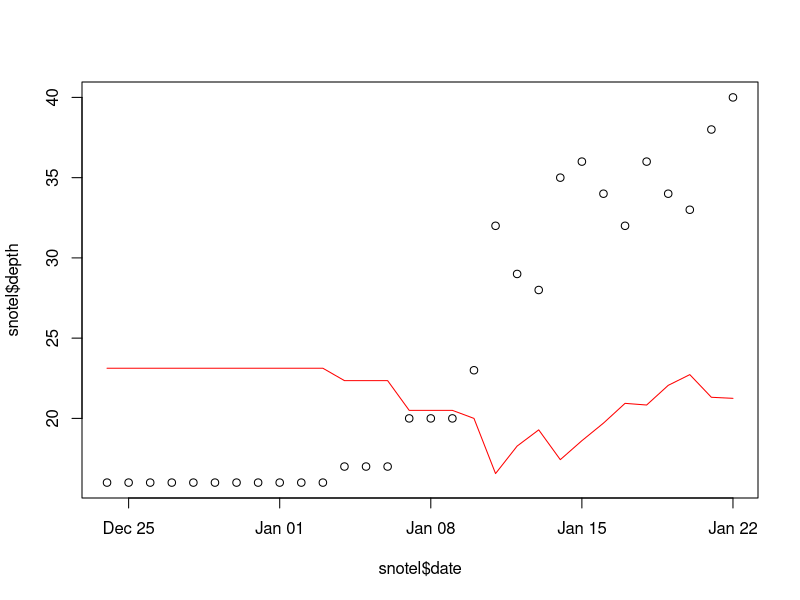
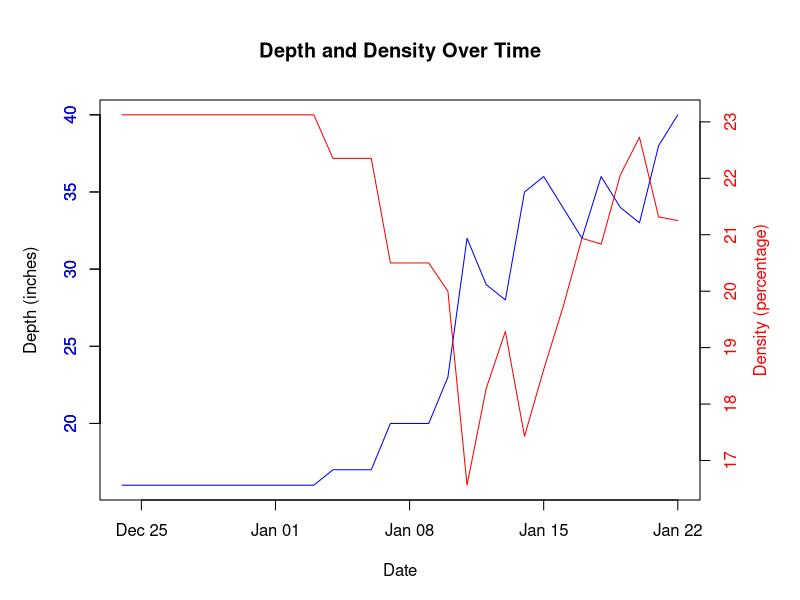
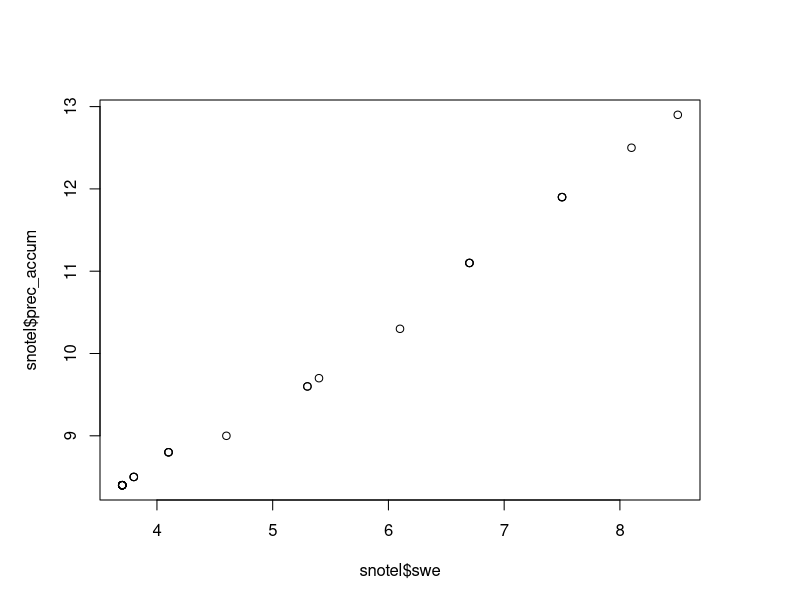
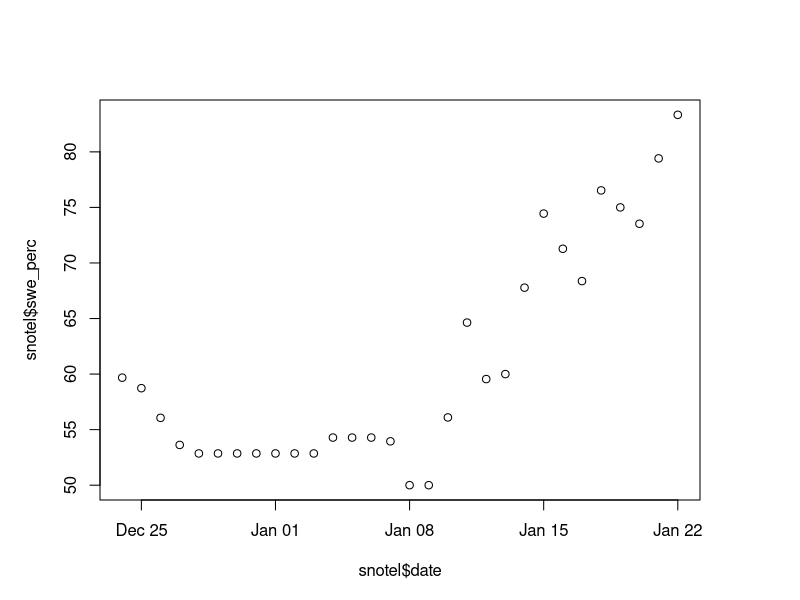
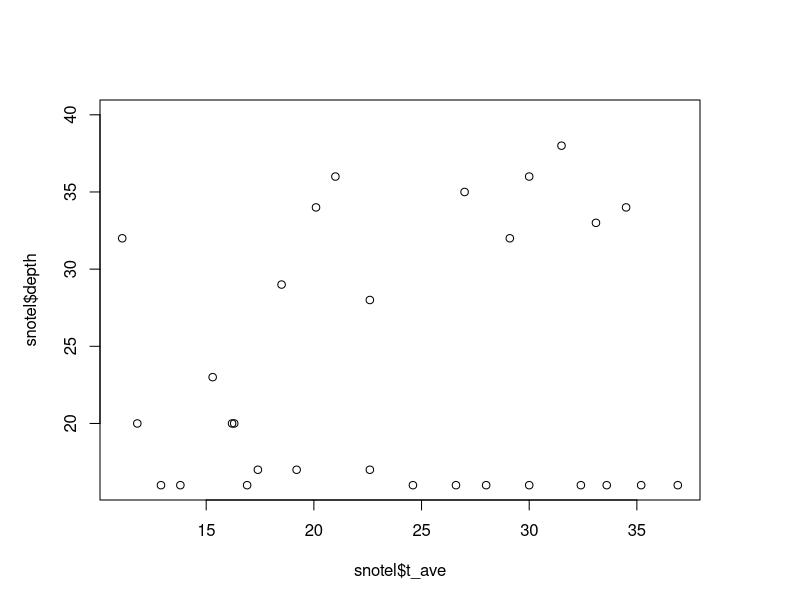
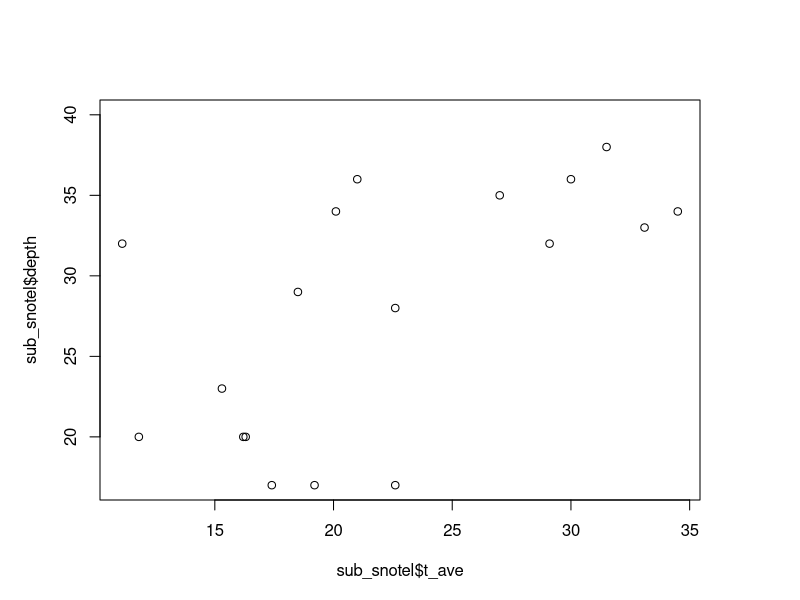
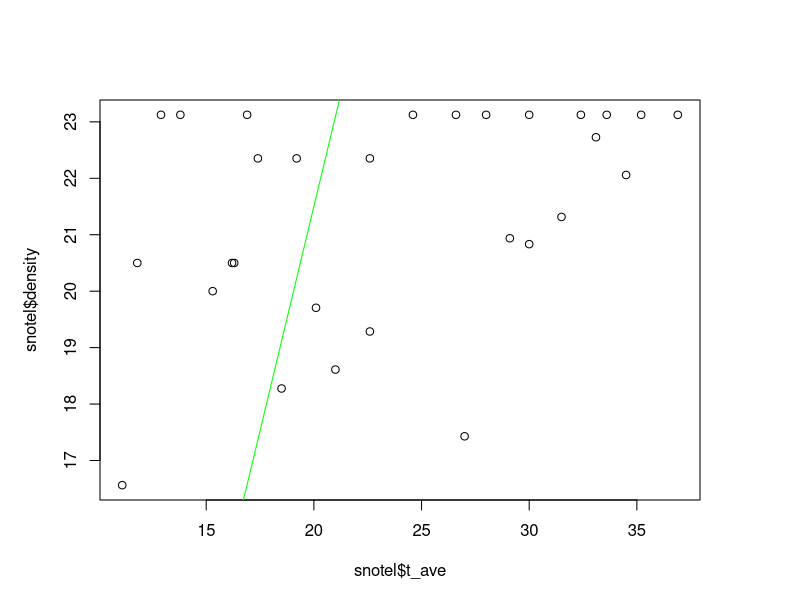

Generate these figures, in order, with R:
##### Part 1 #####
# 1. Data types and structures
  
# Find the number of days in the semester.
start_date <-  as.Date("01/08/2024",tryFormats = "%m/%d/%Y")
end_date <- as.Date("04/23/2024",tryFormats = "%m/%d/%Y")

time_frame <- end_date - start_date
print(time_frame)

#Extract all dates that fall on a Saturday and count the total number of Saturdays in the semester.
all_dates <- seq(start_date, end_date, by = "days")

# Extract all dates that fall on a Saturday
saturdays <- all_dates[weekdays(all_dates) == "Saturday"]

#Round up and assume that we meet from 1-4PM (3 hrs) each day for this class. Use the dates of the semester and these details to calculate the number of hours you will spend in this class this semester. (no need to consider holidays)

meeting_days <- all_dates[weekdays(all_dates) == "Tuesday" | weekdays(all_dates) == "Thursday"]

#This is how many hours we will meet throughout the semester
length(meeting_days) * 3

# emails
emails <- c("w2u9q0g7z6@outlook.com", "m7n4w6f1a0@outlook.com", "withspaces@gmail.com",  
              "n7y4h5k0t6@gmail.com", "@invalid", "e2m5h7q1z0@outlook.com", 
              "invalid@", "invalid@", "invalid@",
              "g2b1j5u7o8@outlook.com", "s1c8k0t6e7@gmail.com", "f9m1a4z8h6@outlook.com",
              "e8c5f3v6k9@yahoo.com", "missingdotgmail.com", "invalid@email",
              "b6g3f0y4d2@gmail.com", "k0p8i9s6o3@outlook.com", "s8t7g2k9o5@yahoo.com", 
              "a9i7y1w5q0@gmail.com", "r2g9y4l5i6@yahoo.com", "b7d4a5u0j2@outlook.com",
              "l0a7z9m6r1@outlook.com", "c4v2a7w6r1@yahoo.com", "x1s3d8y5c6@yahoo.com",
              "@invalid", "@invalid", "@invalid",
              "@invalid", "invalid@", "e3k9x2m8t4@gmail.com",
              "invalidemail", "k2a3b7l1n8@outlook.com", "d0a6q9u2z4@yahoo.com",
              "i0f2z8c5x1@outlook.com", "q4m0l5o6j2@outlook.com", "v5h9a4f1q0@outlook.com",
              "@invalid", "f0z3h5d1v2@gmail.com", "g7k0u3a5s6@gmail.com",
              "@invalid", "invalid@", "@invalid", 
              "@invalid", "n9t0h3e6i5@outlook.com", "l2k1r6z0g5@outlook.com",
              "f9d7u5e1n8@outlook.com", "n9o4s8a6b0@yahoo.com", "@invalid",
              "s1b8q5i9z2@gmail.com", "z7v3n1o0f9@outlook.com")

#creating new vector with emails that contain the @ sign
emails_with_at_sign <- emails[grep("@",emails)]

#using the @ sign vector and keeping only the emails with .com
valid_emails <- emails_with_at_sign[grep(".com",emails_with_at_sign)]

valid_emails

# phone numbers
phones <- c("(525) 692-8788", "(748) 654-2046", "(865) 970-8066", "(310) 472-4003", 
            "(689) 943-4206", "920.680.4936", "323.171.5088", "265.687.3906", 
            "316.674.1293", "389.240.9468", "562 322 3503", "140 627 7741", 
            "530 215 9943", "189 705 9565", "415 873 7128", "133-854-8126", 
            "615-508-4357", "112-407-4979", "168-377-4229", "994-188-6602",
            "123-456-789", "abc-123-4567", "123 45 6789", "1a2b3c4d5e", 
            "12345", "67890", "1234", "6789", "12345678903", "12345678901")

#cleaning up phone numbers
#removing hyphens
phones <- gsub("-","", phones)

#removing dots
phones <- gsub("\\.","",phones)

#removing parenthesis
phones <- gsub("[()]","",phones)

#removing spaces
phones <- gsub(" ","",phones)

#replacing any a,b,or c with 2
phones <- gsub("[abc]","2",phones)

#replacing any d,e,or f with 3
phones <- gsub("[def]","3",phones)

#replacing any g,h,or i with 4
phones <- gsub("[ghi]","4",phones)

#replacing any j,k or l with 5
phones <- gsub("[jkl]","5",phones)

#replacing any m,n,or o with 6
phones <- gsub("[mno]","6",phones)

#replacing any p,q,r,or s with 7
phones <- gsub("[pqrs]","7",phones)

#replacing any t,u,v with 8
phones <- gsub("[tuv]","8",phones)

#replacing any w,x,y,or z with 9
phones <- gsub("[wxyz]","9",phones)

#use nchar function which tells the number of characters for each element in the vector
character_lengths <- nchar(phones)

#subset to keep only elements with 10 characters
valid_phones <- phones[character_lengths == 10]

valid_phones

#adding underscores after the first 3 and the first 6 characters
valid_phones <- gsub("^(.{3})(.{3})", "\\1_\\2_", valid_phones)

valid_phones

#checking in phone numbers are valid

#making a pattern that is xxx_xxx_xxxx
pattern <- "^\\d{3}_\\d{3}_\\d{4}$"

#using grepl to see boolean values if they follow that pattern
grepl(pattern, valid_phones)


##### Part 2 #####
#2. Snotel data

# Read in csv file provided in canvas
snotel <- read.csv("./snotel820_timp.csv")

# After reading in the data, convert dates column to a date format
snotel$date <- as.Date(snotel$date)

#estimating the density of the snowpack each day
snotel$density = snotel$swe/snotel$depth * 100

# List the average and standard deviation of the following: 
#snow density (in percent)
mean_density <- round((mean(snotel$density)), 2)
sd_density <- round((sd(snotel$density)), 2)

#snow depth
mean_depth <- round((mean(snotel$depth)),2)
sd_depth <- round((sd(snotel$depth)),2)

#average temperature
mean_ave_temp <- round((mean(na.omit(snotel$t_ave))),2)
sd_ave_temp <- round((sd(na.omit(snotel$t_ave))),2)

#warmest and coldest temperature recorded during the time period
max_temp <- max(na.omit(snotel$t_max))
min_temp <- min(na.omit(snotel$t_min))

#Concatenate this information into a single print or cat statement
cat("Density Average = ", mean_density, "%",
                    "\n",
                    "Density Standard Deviation = ", sd_density, "%",
                    "\n",
                    "Depth Average = ", mean_depth, '"',
                    "\n",
                    "Depth Standard Deviation = ", sd_depth,'"',
                    "\n",
                    "Temperature Average = ", mean_ave_temp, "°F",
                    "\n",
                    "Temperature Standard Deviation = ", sd_ave_temp, "°F",
                    "\n",
                    "Max Temperature Recorded = ", max_temp, "°F",
                    "\n",
                    "Minimum Temperature Recorded = ", min_temp, "°F")

# How do density and snow depth vary over time? Create a single plot showing both snow depth and density as a function of time. 
#Note you can use the lines() or points() functions to add more to an existing scatter/line plot. 
plot(snotel$date,snotel$depth)

lines(snotel$date,snotel$density,col="red")

# Setting the larger right margin
#First value is the bottom line
#second value is the left line
#third value is the top line
#fourth value is the right line
par(mar = c(5, 5, 5, 5))

plot(snotel$date,
     snotel$depth,
     col = "blue",
     xlab = "Date",
     ylab = "Depth (inches)",
     ylim = c(min(snotel$depth), max(snotel$depth)),
     type = "l")

title(main = "Depth and Density Over Time")
axis(2, col.axis = "blue")

par(new = TRUE)

plot(snotel$date,
     snotel$density,
     col = "red",
     xlab = "",
     ylab = "",axes = FALSE,
     type = "l")

axis(4, col.axis = "red")
mtext("Density (percentage)", side = 4, line = 2.5, col = "red",)



#What day seems to mark the transition from clear to stormy weather?
#looking at the graph, jan 4th seems to be the day

#Is there a correlation between snow water equivalent and precipitation accumulation? Describe the strength and direction of any relationship.
plot(snotel$swe,
     snotel$prec_accum)

model <- lm(snotel$swe ~ snotel$prec_accum)

strength <- round(as.numeric(model$coefficients[2]),3)

paste0("Positive correlation of ", strength, " when comparing swe to precipitation accumulation")

# Create a new column called swe_perc showing the snow water equivalent as a percent of the median historical swe value for each day. Plot these values and describe how the swe values track with the median historical values?

snotel$swe_perc <- snotel$swe/snotel$swe_med * 100
plot(snotel$date,snotel$swe_perc)

#   How much snow (depth) was gained or lost from the start to end of time period? How much snow water equivalent was gained or lost?

max_day_df <- snotel[(snotel$date == max(snotel$date)),]
min_day_df <- snotel[(snotel$date == min(snotel$date)),]

max_day_df$depth - min_day_df$depth
max_day_df$swe - min_day_df$swe

#   Write a script to calculate the daily incremental change in both snow depth and SWE over the 30 day period. Sum both the gains and losses from each and compare these values to the values in the previous question. What might account for the differences?
differences = NULL

for (i in 1:(length(snotel$depth) - 1)) {
  diff = snotel$depth[i+1]-snotel$depth[i]
  print(diff)
  differences <- c(differences, diff)
}

sum(differences)


differences2 = NULL

for (i in 1:(length(snotel$swe) - 1)) {
  diff2 = snotel$swe[i+1]-snotel$swe[i]
  print(diff2)
  differences2 <- c(differences2, diff2)
}

sum(differences2)


#   Is there a relationship between air temperature and snow depth? Run a linear model, plot the results (showing scatterplot and linear model), and report the R2 and p-value. Run a correlation test as well.
plot(snotel$t_ave,snotel$depth)
lm(snotel$t_ave~snotel$depth)

# Create a new DataFrame that is a subset of this data and only include dates after the storms arrived (i.e. keep days after new snow started accumulating). Run the same tests as in the previous question and compare the statistical strength. How has the relationship changed at all?
sub_snotel = snotel[snotel$date >= as.Date("2024/1/04"),]

plot(sub_snotel$t_ave,sub_snotel$depth)
lm(sub_snotel$t_ave~sub_snotel$depth)

# Assess the relationship between snow density and temperature, as well as any other variables you think might relate to one another. Describe any patterns or relationships you notice in your initial analysis of this dataset. Advanced students should try multiple linear regression.
library(ggplot2)

linear_model <- (lm(snotel$t_ave~snotel$density))
plot(snotel$t_ave,snotel$density)
abline(linear_model,col = "green")

summary(linear_model)

